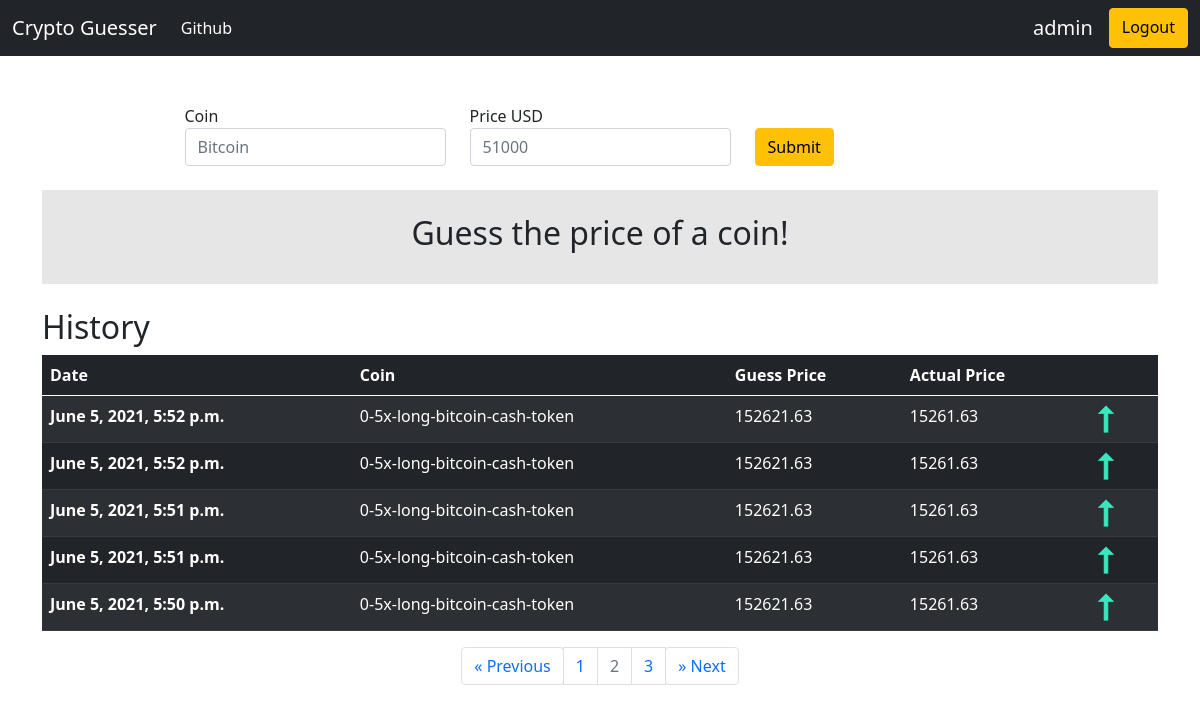
Page /?page=2 (signed in) on the committed database.
### result/models.py (models this page shows, shortened)
class Result(models.Model):
    coin = models.CharField(max_length=120, blank=False, null=False)
    guess_price = models.DecimalField(decimal_places=2, max_digits=10000)
    actual_price = models.DecimalField(decimal_places=2, max_digits=10000)
    author = models.ForeignKey(User, related_name='result', on_delete=models.CASCADE)
    created_at = models.DateTimeField(auto_now_add=True)
    objects = ResultManager()

### pages/views.py (the view, shortened to what this page needs)
# urls.py: path('', homepage_view, name='home'),
def homepage_view(request, *args, **kwargs):
    message = ""
    guess_price = 0
    actual_price = 0
    is_valid = False
    results = []
    if request.user.is_authenticated:
        results = Result._meta.model.objects.filter(author=request.user).order_by('-created_at')
    page = request.GET.get('page', 1)
    paginator = Paginator(results, 5)
    try:
        results = paginator.page(page)
    except PageNotAnInteger:
        results = paginator.page(1)
    except EmptyPage:
        results = paginator.page(paginator.num_pages)
    context = {
        'history' : results,
        'guess_result' : {
            'is_valid' : is_valid,
            "guess_price" : float(guess_price),
            "actual_price" : float(actual_price),
            "message" : message
        }
    }
    return render(request, "homepage.html", context)

### templates/homepage.html (shortened to what this page needs)
{% extends 'base.html' %}
{% load mathfilters %}
{% block content %}
<div class="container mt-5">
      <form action='.' method='POST'>{% csrf_token %}
        <div class="row justify-content-center">
          <div class="col-sm-3">
            <label class="sr-only" for="coin">Coin</label>
            <input id="coin" type="text" name='coin' class="form-control" id="coin" placeholder="Bitcoin">
          </div>
          <div class="col-sm-3">
            <label class="sr-only" for="guess_price">Price USD</label>
            <div class="input-group">
              <input id="guess_price" type="number" class="form-control" name='guess_price' id="guess_price" placeholder="51000" min="0" step="0.01" required=True>
            </div>
          </div>
          <div class="col-sm-3 pt-4">
            <button type="submit" class="btn btn-warning" id="submit">Submit</button>
          </div>
        </div>
      </form>
      <div class="my-4 p-4" style="background-color: rgba(15, 15, 15, 0.1);">
        {% if guess_result.is_valid %}
                {% if guess_result.guess_price < guess_result.actual_price %}
                  {% load static %}
                {% elif guess_result.guess_price > guess_result.actual_price %}
                  {% load static %}
                {% else %}
                  {% load static %}
                {% endif %}
        {% elif guess_result.message == "" %}
        <div class="d-flex justify-content-center">
          <h2>Guess the price of a coin!</h2>
        </div>
        {% else %}
        <div class="d-flex justify-content-center">
          <h2>{{guess_result.message}}</h2>
        </div>
        {% endif %}
      </div>
      <h2>History</h2>
    <div class="d-flex justify-content-center">
        <table id="table" class="table table-dark table-striped table-hover">
            <thead>
            <tr>
                <th scope="col">Date</th>
                <th scope="col">Coin</th>
                <th scope="col">Guess Price</th>
                <th scope="col">Actual Price</th>
                <th scope="col"></th>
            </tr>
            </thead>
            <tbody>
            {% for result in history %}
            <tr data-href='https://www.google.com'>
                <th scope="row">{{result.created_at}}</th>
                <td>{{result.coin}}</td>
                <td>{{result.guess_price}}</td>
                <td>{{result.actual_price}}</td>
                {% if result.guess_price < result.actual_price %}
                    {% load static %}
                {% elif result.guess_price > result.actual_price %}
                <td>
                    {% load static %}
                    <img src="{% static 'images/icons8-up-30.png' %}" alt="greater than">
                </td>
                {% else %}
                    {% load static %}
                {% endif %}
            </tr>
            {% endfor %}
            </tbody>
        </table>
      </div>
    <nav class="d-flex justify-content-center" aria-label="history navigation">
      <ul class="pagination">
        <li class="page-item">
          <a class="btn page-link {% if history.has_previous == False %}disabled{% endif %}"
          href="?page={% if history.has_previous %}{{ history.previous_page_number }}{% else %}1{% endif %}" aria-label="Previous">
            <span aria-hidden="true">&laquo;</span>
            <span class="sr-only">Previous</span>
          </a>
        </li>
        {% for i in history.paginator.page_range %}
            {% if i|sub:history.number|abs <= 1 %}
            <li class="page-item {% if history.number == i %}disabled{% endif %}"><a class="page-link" href="?page={{ i }}">{{ i }}</a></li>
            {% endif %}
        {% endfor %}
        <li class="page-item">
          <a class="btn page-link {% if history.has_next == False %}disabled{% endif %}"
          href="?page={% if history.has_next %}{{ history.next_page_number }}{% else %}{{ history.current_page_number }}{% endif %}" aria-label="Next">
            <span aria-hidden="true">&raquo;</span>
            <span class="sr-only">Next</span>
          </a>
        </li>
      </ul>
    </nav>
</div>
{% endblock %}

### templates/base.html (shortened to what this page needs)
<!DOCTYPE html>
<html lang="en">
    <head>
        <link href="https://cdn.jsdelivr.net/npm/bootstrap@5.0.1/dist/css/bootstrap.min.css" rel="stylesheet">
    </head>
    <body>
        <nav class="navbar navbar-expand-lg navbar-dark bg-dark">
            <div class="container-fluid">
              <a class="navbar-brand" href="/">Crypto Guesser</a>
              <div class="collapse navbar-collapse" id="navbarSupportedContent">
                <ul class="navbar-nav me-auto mb-2 mb-lg-0">
                  <li class="nav-item">
                    <a class="nav-link active" aria-current="page" href="https://github.com/todoge/Internship-tests/tree/master/coin-guesser">Github</a>
                  </li>
                </ul>
                <div class="d-flex">
                    {% if request.user.is_authenticated %}
                        <h5 class="text-light mx-3 pt-2">{{request.user}}</h5>
                        <a class="btn btn-warning" href="/logout" type="submit">Logout</a>
                    {% else %}
                        <a class="btn btn-success" href="/login">Login</a>
                        <a class="btn btn-primary mx-3" href="/register" type="submit">Register</a>
                    {% endif %}
                </div>
              </div>
            </div>
          </nav>
        {% block content %}
        {% endblock %}
    </body>
</html>

### rows in the picture
Result: created_at "June 5, 2021, 5:52 p.m.", coin "0-5x-long-bitcoin-cash-token", guess_price "152621.63", actual_price "15261.63"
Result: created_at "June 5, 2021, 5:52 p.m.", coin "0-5x-long-bitcoin-cash-token", guess_price "152621.63", actual_price "15261.63"
Result: created_at "June 5, 2021, 5:51 p.m.", coin "0-5x-long-bitcoin-cash-token", guess_price "152621.63", actual_price "15261.63"
Result: created_at "June 5, 2021, 5:51 p.m.", coin "0-5x-long-bitcoin-cash-token", guess_price "152621.63", actual_price "15261.63"
Result: created_at "June 5, 2021, 5:50 p.m.", coin "0-5x-long-bitcoin-cash-token", guess_price "152621.63", actual_price "15261.63"

### other values in the picture
{{ request.user }} "admin"
{{ i }} "1" "2" "3"
